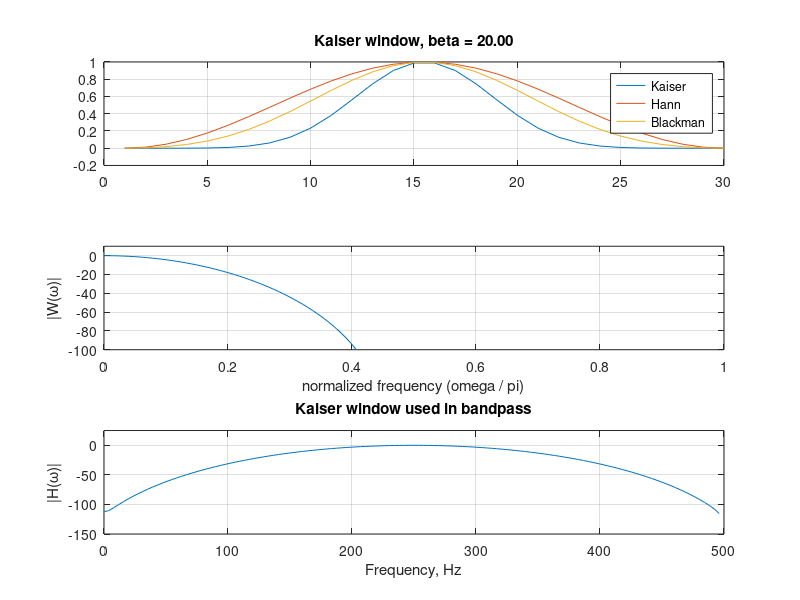

The MATLAB source for this figure:


L = 30;
hn = hann(L);

bk = blackman(L);

beta = [.1 .5 1 2 3 5 6  7 9 12 15 20];

figure
ii = 1:L;
for ik=1:length(beta);
    w = kaiser(L,beta(ik));
     

    subplot(311)
    plot(ii,w,ii,hn,ii,bk)
    legend('Kaiser','Hann','Blackman')
    ttl = sprintf('Kaiser window, beta = %2.2f',beta(ik));
    title(ttl)
%     boldify
    grid on
    
    subplot(312)
    wnorm = w./sum(w);
    [W,omega] = freqz(wnorm,1,128);
    plot(omega/pi,20*log10(abs(W)))
    grid on 
%     boldify
    ylim([-100 10])
    xlabel('normalized frequency (omega / pi)')
    ylabel('|W(\omega)|')
    
    % now, use this window to design a bandstop filter
    Fs = 1000;
    %bandpassEdges = [245 250];
    bandpassEdges = [200 300];
    b=fir1(L-1,bandpassEdges./(Fs/2),w);
    [H,f] = freqz(b,1,128,Fs);
    subplot(313)
    plot(f,20*log10(abs(H)))
    ylim([-150 25])    
    grid on 
%     boldify    
    xlabel('Frequency, Hz')
    ylabel('|H(\omega)|')
    title('Kaiser window used in bandpass')
    
    pause
end